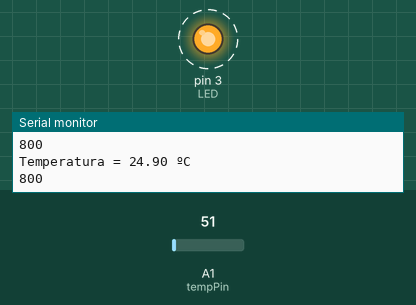
This sketch was run on a simulated Arduino Uno, built with avr-gcc and run on an emulated ATmega328P. Parts: output pins drawn as LEDs (lit = HIGH), the last lines printed to the serial monitor. Dashed ring = blinking. Inputs (shaded band) come from the test bench; at power-on: A1 (tempPin) = 51.

Above: at 1.0 s.
1.7 s: A1 (tempPin) set to 163
At 2.2 s:
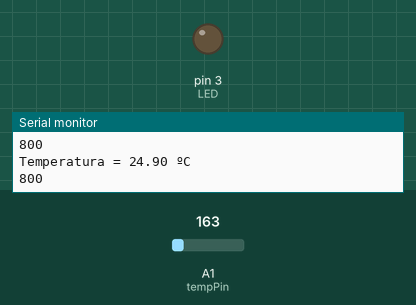
5.2 s: A1 (tempPin) set to 112
At 5.33 s:
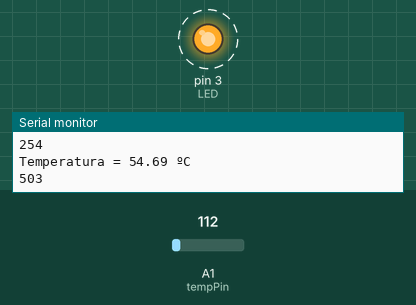
Timing chart, 0 to 14.7 s (numbered marks = the images above; inputs shaded):
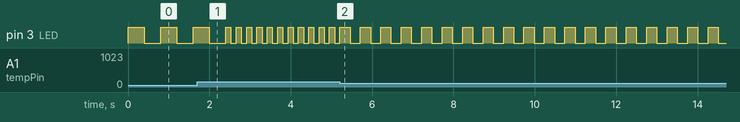

Measured:
- after the input at 5.2 s, pin 3 (LED): alternates HIGH for 0.25 s and LOW for 0.25 s, starting after 0.26 s
- by itself, pin 3 (LED): repeats every 0.25 s: HIGH 0.13 s, LOW 0.13 s

The sketch:

P2_LM35.ino
```cpp
/*
  ISABA - 2025
  German Bueno y Pol Pavo
  T12 - Encarna Garcia

*/
float temperatura;
int tempPin = 1;
int T = 0;
#define LED 3
void setup() {
  // put your setup code here, to run once:
  Serial.begin(9600);
  pinMode(LED, OUTPUT);
}

void loop() {
  // put your main code here, to run repeatedly:
  temperatura = analogRead(tempPin);
  temperatura = temperatura * 0.48828125;
  Serial.print("Temperatura = ");
  Serial.print(temperatura);
  Serial.println(" ºC");

  T = -10*(temperatura-5)+1000;
  if(temperatura < 15) T = 1000;
  Serial.println(T);
  digitalWrite(LED, HIGH);
  delay(T/2);
  digitalWrite(LED, LOW);
  delay(T/2);


  //delay(1000);

}
```
